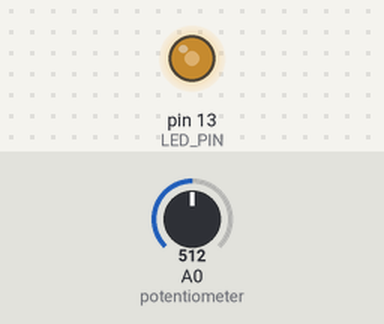
This sketch was run on a simulated Arduino Uno, built with avr-gcc and run on an emulated ATmega328P. Shown: output pins drawn as LEDs (lit = HIGH). The inputs (shaded band) are chosen by the test bench; at power-on: A0 (potentiometer) = 512. What the sketch prints to the serial monitor is not drawn.

Above: at 0.2 s.
Timing chart, 0 to 1.7 s (numbered marks = the images above):
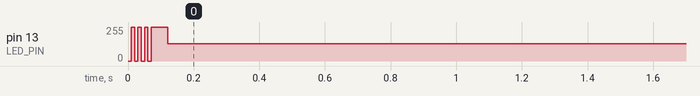

Measured:
- by itself, pin 13 (LED_PIN): 0/255 → 128/255 at 0.01 s

The sketch:

sketch.ino
```cpp
/*
 * Sheet 0 -- Getting started with Wokwi (Arduino Uno)
 *
 * Samples the potentiometer on A0 every 10 ms (fs = 100 Hz) and prints
 * CSV lines "n,t_us,adc,volt" to the Serial Monitor. The LED on pin 13
 * toggles at every sample so the sampling rate can be checked with the
 * logic analyzer (channel D0).
 */
const unsigned long TS_US = 10000;   /* sampling period in microseconds */
const int LED_PIN = 13;

unsigned long t_next;
unsigned long n = 0;

void setup()
{
    Serial.begin(115200);
    pinMode(LED_PIN, OUTPUT);
    Serial.println("n,t_us,adc,volt");
    t_next = micros();
}

void loop()
{
    /* wait for the next sampling instant (deadline based, no drift) */
    while ((long)(micros() - t_next) < 0) { }
    t_next += TS_US;

    int adc = analogRead(A0);                 /* 10 bit: 0..1023 */
    float volt = adc * (5.0f / 1023.0f);
    digitalWrite(LED_PIN, n & 1);

    Serial.print(n); Serial.print(',');
    Serial.print(micros()); Serial.print(',');
    Serial.print(adc); Serial.print(',');
    Serial.println(volt, 3);
    n++;
}
```
